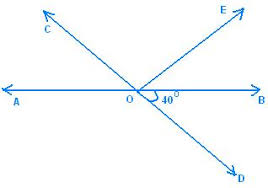
//> input picture angles.jpg, 268 x 188 px
$ ./main angles.jpg 1   (built with g++ and OpenCV 4)
//> lines starting //> are read from the running program, lines starting //| are printed output that depends on the picture; after the words box and inside, x2 and y2 are one past the last pixel; in counts of white or black regions, pixels touching at a corner belong together
### driver.cpp
#include <iostream>
#include <string>
#include <vector>
#include <opencv2/core.hpp>
#include "opencv2/highgui/highgui.hpp"
#include <opencv2/imgproc/imgproc.hpp>
// #include <stdio.h>
// #include <stdlib.h>
#include <map>

using namespace cv;
using namespace std;
RNG rng(12345);
map <string,Scalar> colorTab=
{
	{ "name"	, Scalar(0, 0, 255)},
	{ "red" 	, Scalar(0, 0, 255)},
	{ "green" 	, Scalar(0,255,0)},
	{ "blue" 	, Scalar(255,0,0)},
	{ "white" 	, Scalar(255,255,255)},
	{ "black" 	, Scalar(0,0,0)},
	{ "purple" 	, Scalar(255,0,255)}
};

class LINE
{
public:
	Point pt;
	double slope;
	// [6 lines left out: function LINE, not called in this run]
};

/*To binarise the image*/
void binarise(Mat * source, Mat * dst)
{
	Mat * final1 = new Mat();
	int ADAPTIVE_WINDOW_SIZE = 11; // ensure odd number
	int BLUR_WINDOW_SIZE = 5;
	GaussianBlur(*source, *final1, Size_<int>(BLUR_WINDOW_SIZE,BLUR_WINDOW_SIZE), 0, 0, BORDER_DEFAULT );
	adaptiveThreshold(*final1, *dst, 255, ADAPTIVE_THRESH_GAUSSIAN_C, THRESH_BINARY, ADAPTIVE_WINDOW_SIZE, 4);
	return;
}

/*To display the image*/
// [6 lines left out: function show, not called in this run]

/*Appylyting a morphological transform*/
void morphological_transform(Mat * src, Mat * dst, int morph_size)
{
	int operation =  MORPH_OPEN;
	int morph_elem = 2;// elliptical window
	Mat element = getStructuringElement( morph_elem, Size( 2*morph_size + 1, 2*morph_size+1 ), Point( morph_size, morph_size ) );
	morphologyEx( *src, *dst, operation, element );
	return;
}

/*Largest contour detection*/
Mat draw_contours(Mat * src)
{
	Mat dst((*src).rows,(*src).cols,CV_8UC1,Scalar::all(0));
	vector<vector<Point> > contours;
	vector<Vec4i> hierarchy;
	findContours( *src, contours, hierarchy,CV_RETR_CCOMP, CV_CHAIN_APPROX_SIMPLE );
	double largest_area = 0.0;
	int largest_contour_index = 0;
	for( int i = 0; i< contours.size(); i++ )
	{
		double a=contourArea( contours[i],false);
		if(a>largest_area)
		{
			largest_area=a;
			largest_contour_index=i;
			// bounding_rect=boundingRect(contours[i]);
		}
	}

	int THICKNESS_OF_LINE=4;
	int CONNECTEDNESS=8;
	drawContours( dst, contours,largest_contour_index, colorTab["white"], THICKNESS_OF_LINE, CONNECTEDNESS, hierarchy,1);

	return dst;
}

/*Get rotation angle based on text*/
double rotate_angle(Mat *src)
{
	double angle;
	vector<vector<double> > A(4,vector<double>());

	vector<Vec4i> lines;
	Mat cdst = Mat::zeros((*src).rows, (*src).cols, CV_8UC3);

	int MIN_VOTES = 50;
	int MIN_LENGTH = 200;
	int MIN_GAP = 10;
	HoughLinesP((*src), lines, 1, CV_PI/180, MIN_VOTES, MIN_LENGTH, MIN_GAP );

	for( size_t i = 0; i < lines.size(); i++ )
	{
		Vec4i l = lines[i];
		angle = atan2((double)l[3] - l[1],
	                   (double)l[2] - l[0]);
		angle = (angle*180)/CV_PI;

		/*put the angle into one of the 4 buckets*/
		if(0<=angle && angle<=45){A[0].push_back(angle);if(angle!=0)line( cdst, Point(l[0], l[1]), Point(l[2], l[3]), colorTab["red"], 3, 8);}
		else if(45<angle && angle<90){A[1].push_back(angle);line( cdst, Point(l[0], l[1]), Point(l[2], l[3]), colorTab["green"], 3, 8);}
		else if(-90<=angle && angle<-45){A[2].push_back(angle);if(angle!=-90)line( cdst, Point(l[0], l[1]), Point(l[2], l[3]), colorTab["blue"], 3, 8);}
		else if(angle>=-45 && angle<0){A[3].push_back(angle);line( cdst, Point(l[0], l[1]), Point(l[2], l[3]), colorTab["purple"], 3, 8);}
		// else cout<<"different : "<<angle<<endl;
	}

	cout<<"total : "<<lines.size()<<endl;
	cout<<"0-45 : "<<A[0].size()<<" || 45-90 : "<<A[1].size()<<" || (-45)-(-90) : "<<A[2].size()<<" || (0)-(-45) : "<<A[3].size()<<endl;
	std::vector<double> means(4,0);
	double val=0.0;int n;
	n=A[0].size();
	for(int i=0;i<n;i++)val+=A[0][i];
	means[0]=val/n;cout<<"mean 0-45 : "<<means[0]<<" "<<endl;

	val=0.0;n=A[1].size();
	for(int i=0;i<n;i++)val+=A[1][i];
	means[1]=val/n;cout<<"mean 45-90 : "<<means[1]<<" "<<endl;

	val=0.0;n=A[2].size();
	for(int i=0;i<n;i++)val+=A[2][i];
	means[2]=val/n;cout<<"mean (-45)-(-90) : "<<means[2]<<" "<<endl;

	val=0.0;n=A[3].size();
	for(int i=0;i<n;i++)val+=A[3][i];
	means[3]=val/n;cout<<"mean (0)-(-45) : "<<means[3]<<" "<<endl;


	int maxi=INT_MIN;int ind=-1;
	for(int i=0;i<4;i++)
	{
		if((int)A[i].size()>maxi){maxi = A[i].size();ind=i;}
	}


	/*transform image so as to remove frame border lines*/
	//Mat frame = *src;
	//cv::Mat out = cv::Mat::zeros(frame.size(), frame.type());
	//frame(cv::Rect(10,10, frame.cols,frame.rows-10)).copyTo(out(cv::Rect(0,0,frame.cols,frame.rows-10)));

	double ang = means[ind];
	cout<<"estimated orientation of book is : "<<ind<<" .. "<<ang<<endl;

	return ang;
}

/*Midline Detection*/
LINE detect_midline(Mat * src)
{
	double angle;
	vector<Vec4i> lines;
	Mat cdst = Mat::zeros((*src).rows, (*src).cols, CV_8UC3);

	int MIN_VOTES = 50;
	int MIN_LENGTH = 200;
	int MIN_GAP = 10;
	HoughLinesP((*src), lines, 1, CV_PI/180, MIN_VOTES, MIN_LENGTH, MIN_GAP);

	/*group lines into horizontal and vertical*/
	vector<Point3_<float> > x_lines,y_lines;int y_avg = 0;
	for( size_t i = 0; i < lines.size(); i++ )
	{
		Vec4i l = lines[i];
		angle = atan2((double)l[3] - l[1],
						(double)l[2] - l[0]);
		angle = (angle*180)/CV_PI;

		Point3_<float> my_point(l[0],l[2],angle);
		if(-5<=angle && angle<=5)
		{
			x_lines.push_back(my_point);line(cdst, Point(l[0], l[1]), Point(l[2], l[3]), colorTab["red"], 3, 8);
		}
		else if((85<=angle && angle<=90)||(-90<=angle && angle<=-85))
		{
			y_lines.push_back(my_point);line(cdst, Point(l[0], l[1]), Point(l[2], l[3]), colorTab["green"], 3, 8);
			y_avg+=l[1]+l[3];
		}
	}

	/*get 3 clusters of vertical lines*/
	int clusterCount = 3;
	Mat centers;
	int N = (int)y_lines.size();y_avg = y_avg/(2*N);
	std::vector<int> labels;
	kmeans(y_lines, clusterCount, labels,
			TermCriteria( TermCriteria::EPS+TermCriteria::COUNT, 10, 1.0),
			3, KMEANS_PP_CENTERS, centers);

	Size_<int> ss = centers.size();
	cout<<"size of centers "<<ss.height<<" "<<ss.width<<endl;

	cout<<" cluster 1 : "<<centers.at<float>(0,0)<<" "<<centers.at<float>(0,1)<<" "<<centers.at<float>(0,2)<<endl;
	cout<<" cluster 2 : "<<centers.at<float>(1,0)<<" "<<centers.at<float>(1,1)<<" "<<centers.at<float>(1,2)<<endl;
	cout<<" cluster 3 : "<<centers.at<float>(2,0)<<" "<<centers.at<float>(2,1)<<" "<<centers.at<float>(2,2)<<endl;

	vector<int> avg_x;
	avg_x.push_back((centers.at<float>(0,0)+centers.at<float>(0,1))/2);
	avg_x.push_back((centers.at<float>(1,0)+centers.at<float>(1,1))/2);
	avg_x.push_back((centers.at<float>(2,0)+centers.at<float>(2,1))/2);

	int fx; double slp;
	int first,second;
	first = INT_MIN;second=INT_MIN;
	for(int i=0;i<avg_x.size();i++)
	{
		if(avg_x[i]>first){second=first;first=avg_x[i];}
		else if(avg_x[i]>second){second=avg_x[i];}
	}
	for(int i=0;i<avg_x.size();i++)
	{
		if(avg_x[i]==second){fx=avg_x[i];slp=centers.at<float>(i,2);break;}
	}

	/*y_avg is taken from all vertical lines(may not necessarily belong to this cluster)*/
	cout<<"mid-line is ("<<fx<<","<<y_avg<<") "<<slp<<endl;

	Point pt1, pt2;float theta =  slp * CV_PI/180;
	double a = cos(theta), b = sin(theta);
	double x0 = fx , y0 = y_avg;
	pt1.x = x0- 5000*(a);
	pt1.y = y0- 5000*(b);
	pt2.x = cvRound(x0 + 5000*(a));
	pt2.y = cvRound(y0 + 5000*(b));
	line( cdst, pt1, pt2, colorTab["purple"], 3, CV_AA);
	show(&cdst,"II2 : mid-line");

	LINE midline(x0,y0,slp);
	return midline;
}

void getBinMask( const Mat& comMask, Mat& binMask )
{
    if( comMask.empty() || comMask.type()!=CV_8UC1 )
        CV_Error( Error::StsBadArg, "comMask is empty or has incorrect type (not CV_8UC1)" );
    if( binMask.empty() || binMask.rows!=comMask.rows || binMask.cols!=comMask.cols )
        binMask.create( comMask.size(), CV_8UC1 );
    binMask = comMask & 1;
}
void setRectInMask(Mat & mask, Rect rect)
{
    CV_Assert( !mask.empty() );
    mask.setTo( GC_BGD );
    // [4 lines of commented-out code are left out]
    (mask(rect)).setTo( Scalar(GC_PR_FGD) );
}
Mat graphcut_mask(Mat src)
{
	// define bounding rectangle
	int PAD = 4;
	// Rect rectangle(17,23,3061,4069);
	Rect rectangle(PAD,PAD,src.cols-2*PAD,src.rows-2*PAD);

	Mat result; // segmentation result (4 possible values)
	Mat bgModel,fgModel; // the models (internally used)

	// cout<<"rectangle .. "<<rectangle.x<<" "<<rectangle.y<<" "<<rectangle.width<<" "<<rectangle.height<<endl;
	result.create( src.size(), CV_8UC1);
	setRectInMask(result, rectangle);

	grabCut( src, result, rectangle, bgModel, fgModel, 1, GC_INIT_WITH_RECT );

	Mat binMask,res;
	getBinMask( result, binMask );
	Mat white((src).size(),CV_8UC1,cv::Scalar(255,255,255));
	white.copyTo( res, binMask );
	return res;
}

### main.cpp
#include <iostream>
#include "driver.cpp"
using namespace cv;
using namespace std;

void cut(int argc, const char** argv)
{
//> called with argc = 3
	Mat mask,imgclr, img, imgbin;
	RNG rng(12345);
	string filename;bool display;
	display=0;filename="";
	if(argc>1){if(argv[2]=="1"){display=1;}; argc--;}
	if(argc>0){filename=argv[1];argc--;}

	/*read the image*/
		if(filename=="") {cout<<"No image given"<<endl;return ;}
		cout<<filename<<endl;
		imgclr = imread(filename, 1);
//> imgclr is the input picture: 188 rows x 268 cols, CV_8UC3; mean B, G, R 252.1, 250.7, 247.7
		if (imgclr.empty()) {cout << "Error : Image cannot be loaded..!!" << endl;return ;}
		filename = filename.substr(0,filename.length()-4);
		cvtColor(imgclr, img, CV_BGR2GRAY);

	/*get foreground mask*/
		mask = graphcut_mask(imgclr);
//> in graphcut_mask, `grabCut( src, result, rectangle, bgModel, fgModel, 1, GC_INIT_WITH_REC..`:
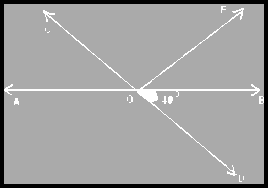
//> result: 188 rows x 268 cols, CV_8UC1; min 0, max 3, mean 1.89; drawn with min black and max white
//> in graphcut_mask, `grabCut( src, result, rectangle, bgModel, fgModel, 1, GC_INIT_WITH_REC..`: bgModel = 65 values, max 1573.4 at index 46, min -4 at index 52, mean 140.1; fgModel = 65 values, max 720.8 at index 64, min -29.83 at index 49, mean 156.8
//> in getBinMask, `binMask = comMask & 1;`:
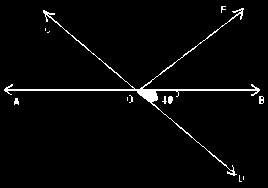
//> binMask: 188 rows x 268 cols, CV_8UC1; values 0 (black) and 1 (white), 2.9% white in thin lines or dots
//> in graphcut_mask, `Mat white((src).size(),CV_8UC1,cv::Scalar(255,255,255));`: white: 188 rows x 268 cols, CV_8UC1; every value is 255
//> in graphcut_mask, `white.copyTo( res, binMask );`: res: 188 rows x 268 cols, CV_8UC1; 2.9% white in thin lines or dots
		cout<<" mask generated "<<endl;

	#if 1
	/*binarise*/
		Mat * s1 = new Mat();
		binarise(&img,s1);
//> in binarise, `adaptiveThreshold(*final1, *dst, 255, ADAPTIVE_THRESH_GAUSSIAN_C, THRE..`: dst: 188 rows x 268 cols, CV_8UC1; 95.2% white; 9 black regions, largest, box (x1, y1, x2, y2) and area: (1, 10, 261, 176) 2029, (232, 7, 245, 21) 69, (162, 96, 173, 104) 65
		if(display)show(s1,"I1 : binarised");

	/*transform*/
		Mat * s2 = new Mat();
		morphological_transform(s1,s2,4);
//> in morphological_transform, `morphologyEx( *src, *dst, operation, element );`:
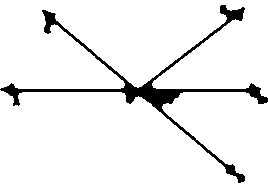
//> dst: 188 rows x 268 cols, CV_8UC1; 93.6% white; 1 black region
		if(display)show(s2,"I2 : transformed");

	/*countour bound*/
		Mat s3 = draw_contours(s2);
//> in draw_contours, `Mat dst((*src).rows,(*src).cols,CV_8UC1,Scalar::all(0));`: dst: 188 rows x 268 cols, CV_8UC1; every value is 0
//> in draw_contours, `findContours( *src, contours, hierarchy,CV_RETR_CCOMP, CV_CHAIN_APPROX..`: contours = 2 contours; box (x1, y1, x2, y2) and area: (0, 90, 268, 188) 24019, (0, 0, 268, 98) 22102
//> the loop in draw_contours, `for( int i = 0; i< contours.size(); i++ )` made 2 passes
//> (a, largest_area) on pass 1: (24019, 24019)
//> a on pass 2: 22102.5
//> after the loop in draw_contours, `for( int i = 0; i< contours.size(); i++ )`: largest_area = 24019; largest_contour_index = 0
//> in draw_contours, `drawContours( dst, contours,largest_contour_index, colorTab["white"], ..`:
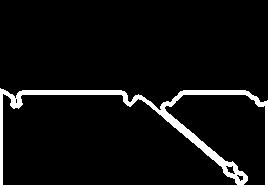
//> dst: 188 rows x 268 cols, CV_8UC1; 7.5% white; 1 white region
//> in draw_contours, `drawContours( dst, contours,largest_contour_index, colorTab["white"], ..`: colorTab = 7 items
		if(display)show(&s3,"I3 : contours");

	/*adjust rotation of image*/
		double ang = rotate_angle(&s3);
//> in rotate_angle, `Mat cdst = Mat::zeros((*src).rows, (*src).cols, CV_8UC3);`: cdst: 188 rows x 268 cols, CV_8UC3; every value is 0
//> in rotate_angle, `HoughLinesP((*src), lines, 1, CV_PI/180, MIN_VOTES, MIN_LENGTH, MIN_GA..`: lines = 3 lines (x1, y1, x2, y2): [0, 186, 267, 186], [0, 187, 267, 187], [0, 185, 267, 185]
//> the loop in rotate_angle, `for( size_t i = 0; i < lines.size(); i++ )` made 3 passes
//> after the loop in rotate_angle, `for( size_t i = 0; i < lines.size(); i++ )`: angle = 0
//| total : 3
//> ang = 0
		// get rotation matrix for rotating the image around its center
		cv::Point2f center(s3.cols/2.0, s3.rows/2.0);
//> center = Point(134, 94)
		cv::Mat rot = cv::getRotationMatrix2D(center, ang, 1.0);
//> rot = [[1, 0, 0], [0, 1, 0]]
		// determine bounding rectangle
		cv::Rect bbox = cv::RotatedRect(center,s3.size(), ang).boundingRect();
//> bbox = Rect(0, 0, 269, 189)
		// adjust transformation matrix
		rot.at<double>(0,2) += bbox.width/2.0 - center.x;
//> rot = [[1, 0, 0.5], [0, 1, 0]]
		rot.at<double>(1,2) += bbox.height/2.0 - center.y;
//> rot = [[1, 0, 0.5], [0, 1, 0.5]]

		cv::Mat img1;
		cv::warpAffine(*s2, img1, rot, bbox.size(),INTER_LINEAR,BORDER_CONSTANT,colorTab["white"]);
		cv::warpAffine(img, img, rot, bbox.size(),INTER_LINEAR,BORDER_CONSTANT,colorTab["black"]); // original image
//> img: 189 rows x 269 cols, CV_8UC1
		cv::warpAffine(mask, mask, rot, bbox.size(),INTER_LINEAR,BORDER_CONSTANT,colorTab["black"]); // mask
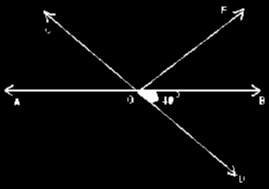
//> mask: 189 rows x 269 cols, CV_8UC1; min 0, max 255, mean 7.3
		// cv::warpAffine(s3, img1, rot, bbox.size(),INTER_LINEAR,BORDER_CONSTANT,Scalar(0, 0, 0));
		if(display)show(&img1,"rotated image");

	if(display)waitKey(0);
	if(display)destroyWindow("I1 : binarised");
	if(display)destroyWindow("I2 : transformed");
	if(display)destroyWindow("I3 : contours");
	if(display)destroyWindow("rotated image");
	// show(&img1,"rotated image");

	/*draw contours for the rotated image*/
		s3 = draw_contours(&img1);
//> in draw_contours (call 2), `Mat dst((*src).rows,(*src).cols,CV_8UC1,Scalar::all(0));`: dst: 189 rows x 269 cols, CV_8UC1; every value is 0
//> in draw_contours (call 2), `findContours( *src, contours, hierarchy,CV_RETR_CCOMP, CV_CHAIN_APPROX..`: contours = 7 contours, 1 with area under 20; largest, box (x1, y1, x2, y2) and area: (0, 0, 269, 189) 50384, (1, 55, 269, 142) 1968, (180, 5, 246, 60) 374, (42, 10, 97, 57) 302, (200, 144, 246, 184) 227, (158, 58, 182, 77) 64
//> the loop in draw_contours (call 2), `for( int i = 0; i< contours.size(); i++ )` made 7 passes
//> (a, largest_area) on pass 1: (50384, 50384)
//> a on passes 2 to 7: 227, 13, 64, 1968.5, 301.5, 374.5
//> after the loop in draw_contours (call 2), `for( int i = 0; i< contours.size(); i++ )`: largest_area = 50384; largest_contour_index = 0
//> in draw_contours (call 2), `drawContours( dst, contours,largest_contour_index, colorTab["white"], ..`:
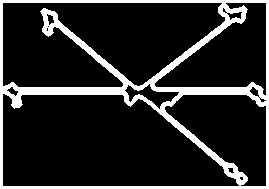
//> dst: 189 rows x 269 cols, CV_8UC1; 15.4% white; 1 white region, box (x1, y1, x2, y2) and area: (0, 0, 269, 189) 7831
		if(display)show(&s3,"II1 : contours");

		// draw_contours1(&img1);

	/*detect mid-line*/
		LINE midline = detect_midline(&s3);
//> in detect_midline, `Mat cdst = Mat::zeros((*src).rows, (*src).cols, CV_8UC3);`: cdst: 189 rows x 269 cols, CV_8UC3; every value is 0
//> in detect_midline, `HoughLinesP((*src), lines, 1, CV_PI/180, MIN_VOTES, MIN_LENGTH, MIN_GA..`: lines = 11 lines (x1, y1, x2, y2), first 8: [41, 13, 257, 188], [0, 87, 268, 87], [0, 188, 268, 188], [0, 187, 268, 187], [0, 1, 268, 1], [0, 88, 268, 88], [0, 186, 268, 186], [0, 2, 268, 2]
//> the loop in detect_midline, `for( size_t i = 0; i < lines.size(); i++ )` made 11 passes
//> (l, angle, my_point) on passes 1, 2, 3, 4, 5, 6, 7, 8, 10, 11: ([41, 13, 257, 188], 39.01, Point3(41, 257, 39.01)), ([0, 87, 268, 87], 0, Point3(0, 268, 0)), ([0, 188, 268, 188], 0, Point3(0, 268, 0)), ([0, 187, 268, 187], 0, Point3(0, 268, 0)), ([0, 1, 268, 1], 0, Point3(0, 268, 0)), ([0, 88, 268, 88], 0, Point3(0, 268, 0)), ([0, 186, 268, 186], 0, Point3(0, 268, 0)), ([0, 2, 268, 2], 0, Point3(0, 268, 0)), ([0, 89, 268, 89], 0, Point3(0, 268, 0)), ([42, 15, 243, 183], 39.89, Point3(42, 243, 39.89))
//> (angle, my_point) on pass 9: (0, Point3(0, 268, 0))
//> after the loop in detect_midline, `for( size_t i = 0; i < lines.size(); i++ )`:
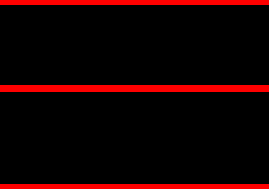
//> cdst: 189 rows x 269 cols, CV_8UC3; mean B, G, R 0, 0, 22.9
//> after the loop in detect_midline, `for( size_t i = 0; i < lines.size(); i++ )`: angle = 39.89; y_avg = 0

	/*adjust rotation of image again according to midline*/
		Mat img2;
		ang = (90.0+midline.slope);
		// get rotation matrix for rotating the image around its center
		center.x=midline.pt.x; center.y=midline.pt.y;
		rot = cv::getRotationMatrix2D(center, ang, 1.0);
		// determine bounding rectangle
		bbox = cv::RotatedRect(center,img1.size(), ang).boundingRect();

		cv::warpAffine(img1, img2, rot, bbox.size(),INTER_LINEAR,BORDER_CONSTANT,colorTab["white"]);
		cv::warpAffine(img, img, rot, bbox.size(),INTER_LINEAR,BORDER_CONSTANT,colorTab["black"]); // original image
		cv::warpAffine(mask, mask, rot, bbox.size(),INTER_LINEAR,BORDER_CONSTANT,colorTab["black"]); // mask
		// cv::warpAffine(img, img, rot, bbox.size(),INTER_LINEAR,BORDER_CONSTANT,bgcolour); // original image

		/*draw mid line now*/
		Point pt1, pt2;float theta =  90 * CV_PI/180;
		double a = cos(theta), b = sin(theta);
		double x0 = midline.pt.x , y0 = midline.pt.y;
		pt1.x = x0- 5000*(a);
		pt1.y = y0- 5000*(b);
		pt2.x = cvRound(x0 + 5000*(a));
		pt2.y = cvRound(y0 + 5000*(b));
		line( img2, pt1, pt2, colorTab["red"], 3, 8);

		show(&img2,"final rotated image");
		show(&mask,"grab cut mask");
		binarise(&img,&imgbin);
		Mat maskedbin;
		imgbin.copyTo(maskedbin,mask);


	/*crop the image*/
		int PADDING = 10;
		Mat left,leftbm,right,rightbm;
		int WIDTH = img2.cols-(x0+PADDING);
		int HEIGHT = img2.rows;
		cout<<" right crop part "<<x0+PADDING<<" 0 "<<WIDTH<<" "<<HEIGHT<<endl;
		right = img(Rect(x0+PADDING,0,WIDTH,HEIGHT));
		rightbm = maskedbin(Rect(x0+PADDING,0,WIDTH,HEIGHT));
		show(&rightbm,"right part");

		// imwrite(filename+"_r.png",right);

		WIDTH = x0-PADDING;
		cout<<" left crop part 0 0 "<<WIDTH<<" "<<HEIGHT<<endl;
		left = img(Rect(0,0,WIDTH,HEIGHT));
		leftbm = maskedbin(Rect(0,0,WIDTH,HEIGHT));
		show(&leftbm,"left part");

		// imwrite(filename+"_l.png",left);
		waitKey(0);
		destroyWindow("rotated image");
		if(display)destroyWindow("II1 : contours");
		destroyWindow("final rotated image");
		destroyWindow("right part");
		destroyWindow("grab cut result");

	#else
	/*black-model of left and right parts*/
	#endif
return ;
}

int main(int argc, const char** argv)
{
//> (the run ends here: the program crashes, at `int N = (int)y_lines.size();y_avg = y_avg/(2*N);`)
